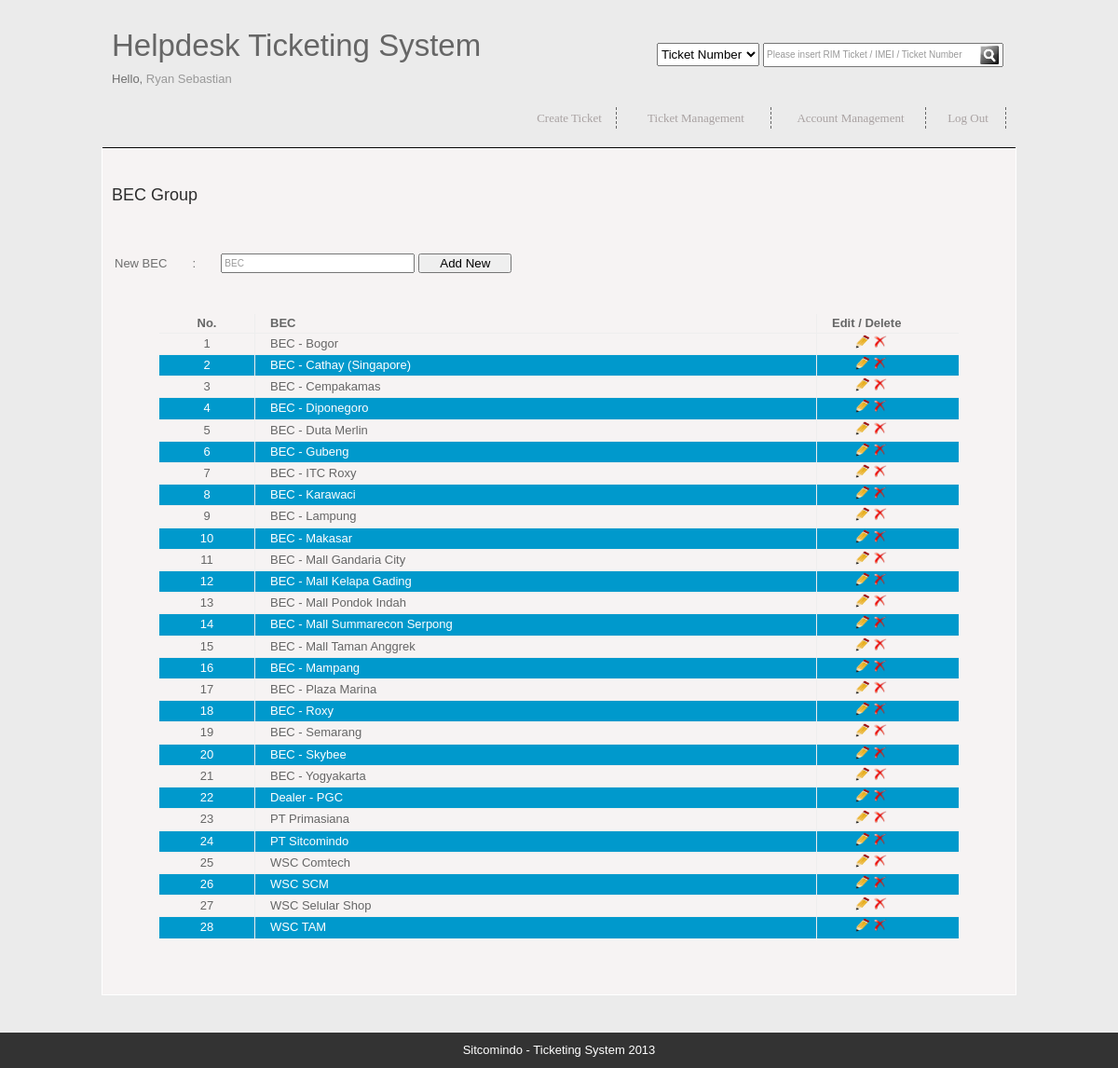
Page /becGroup.php (signed in) on the committed database.
### tables this page shows
CREATE TABLE IF NOT EXISTS `MsUser` (
  `Id` int(11) NOT NULL AUTO_INCREMENT,
  `Name` varchar(100) NOT NULL,
  `Password` varchar(100) NOT NULL,
  `Bec` varchar(100) NOT NULL,
  `Status` varchar(100) NOT NULL,
  `Email` varchar(100) NOT NULL,
  `Nik` varchar(100) NOT NULL,
  PRIMARY KEY (`Id`)
);

CREATE TABLE IF NOT EXISTS `MsBec` (
  `Id` int(11) NOT NULL AUTO_INCREMENT,
  `Bec` varchar(100) NOT NULL,
  PRIMARY KEY (`Id`)
);

### becGroup.php (the view, shortened to what this page needs)
<!DOCTYPE html PUBLIC "-//W3C//DTD XHTML 1.0 Transitional//EN" "http://www.w3.org/TR/xhtml1/DTD/xhtml1-transitional.dtd">
<html xmlns="http://www.w3.org/1999/xhtml">
<head>
<link href="css/templatemo_style.css" rel="stylesheet" type="text/css" />
<link rel="stylesheet" type="text/css" href="css/ddsmoothmenu.css" />
</head>
<body id="subpage">
	<?php require("menu.php"); ?>
<div id="templatemo_main">
    <h4>BEC Group</h4>
            <br /><br />
            <?php addBEC(); ?>
            <br /><br />
            <?php showBEC(); ?>
        <div class="cleaner h40"></div>
</div>
	<?php require("footer.php"); ?>
</body>
</html>
<?php
	function addBEC()
	{
?>
        <form method="post" action="script/addBEC.php">
            <table>
            	 <tr>
                    <td>New BEC</td>
                    <td width="50" align="center">:</td>
                    <td align="center"><input type="text" name="BEC" id="BEC" value="BEC"
                    style="color:#999999;font-size:10px;width:200px;height:15px" onclick="insert1(this)" /></td>
                    <td align="center" colspan="3">
                        <input type="submit" value="Add New" style="width:100px" />
                    </td>
                </tr>
                <tr>
					<td style="color:red" align="center" colspan="4">
                	</td>
                </tr>
            </table>
        </form>
<?php
	}
	function showBEC()
	{
?>
		<table border="1" align="center" style="color:#666666;border-collapse:collapse;border-bottom:hidden;border-top:hidden;border-left:hidden;border-right:hidden">
			<tr>
		<th align="center" width="100">No. </th>
            	<th align="left" width="600"><div style="margin-left:15px">BEC</div></th>
                <th align="left" width="150"><div style="margin-left:15px">Edit / Delete</div></th>
            </tr>
<?php
		$i = 1;
		$query = "select * from MsBec order by Bec";
		$rs = mysql_query($query);
		while($data = mysql_fetch_array($rs))
		{
?>
				<tr <?php if($i%2==0) echo "style='background-color:#0099CC;color:#FFFFFF'"; ?>>
		   <td align="center"><?php echo $i; ?></td>
                   <td align="left"><div style="margin-left:15px"><?php echo $data['Bec']; ?></div></td>
                   <td align="left"><div style="margin-left:40px">
                        <a href="editBEC.php?ID=<?php echo $data['Id']; ?>">
                        	<input type="image" src="images/edit.png" width="15" height="15" />
                        </a>
                        <a href="script/deleteBEC.php?ID=<?php echo $data['Id']; ?>">
                            <input type="image" src="images/delete.png" width="15" height="15" />
                        </a></div>
                   </td>
				</tr>
<?php
		$i++;
        }
?>
		</table>
<?php
	}
?>

### menu.php (shortened to what this page needs)
<!DOCTYPE html PUBLIC "-//W3C//DTD XHTML 1.0 Transitional//EN" "http://www.w3.org/TR/xhtml1/DTD/xhtml1-transitional.dtd">
<html xmlns="http://www.w3.org/1999/xhtml">
<head>
<?php
	$query = "select Status,Name from MsUser where Nik = '".$_SESSION['NIK']."'";
	$rs = mysql_query($query);
	while($data = mysql_fetch_array($rs))
	{
		$status = $data['Status'];
		$nama = $data['Name'];
	}
?>
</head>
<body>
<div id="templatemo_header_wrapper">
	<div id="site_title">
    <a style="color:#666666" href="createTicket.php"><font style="font-size:33px" color="#666666">Helpdesk Ticketing System</font></a><br /><br />
    	Hello, <a style="color:#999999" href="chpass.php?NIK=<?php echo $_SESSION['NIK']; ?>"><?php echo $nama; ?></a>
    </div>
    	<table>
        	<tr>
		<td width="500"></td>
        		<td>
                <form method="post" action="searching.php">
                <select name="type" style="height:25px;margin-top:3px">
                	<option value="ticketNumber">Ticket Number</option>
                </select>
                </td>
                <td>
                <input id="field" type="text" name="Search"  value="Please insert RIM Ticket / IMEI / Ticket Number"
                    style="color:#999999;font-size:10px;width:250px;height:20px" onclick="insert(this)" />
                    <div style="margin-left:233px;margin-top:-23px">
                    	<input type="image" src="images/icon.png" name="image" width="20" height="20"  /></div>
            	</td>
            </tr>
        </table>
     <div id="templatemo_menu" class="ddsmoothmenu">
        <ul>
            <li style="border-right:thin dashed #666666"><a href="createTicket.php" style="width:100px">Create Ticket</a></li>
            <li style="border-right:thin dashed #666666"><a href="#" style="width:160px">Ticket Management</a>
            </li>
            <?php
				if($status=="ADMIN")
				{
			?>
            <li style="border-right:thin dashed #666666"><a href="#" style="width:160px">Account Management</a>
            </li>
            <?php
				}
			?>
            <li style="border-right:thin dashed #666666"><a href="script/dologout.php" style="width:80px">Log Out</a>
        </ul>
        <br style="clear: left" />
    </div>
</div>
</body>
</html>

### css/templatemo_style.css (style rules this page uses)
body { margin: 0; padding: 0; color: #6e6e6e; font-family: Tahoma, Geneva, sans-serif; font-size: 13px; line-height: 1.4em; background-color: #EBEBEB; background-repeat: repeat-x; background-position: top; }
#subpage { background-color: #EBEBEB; }
a, a:link, a:visited { color: #7f0d0d; font-weight: normal; text-decoration: none; }
h1, h2, h3, h4, h5, h6 { color: #2c2c2c; font-weight: normal; }
h4 { font-size: 18px; margin: 0 0 15px; padding: 0; }
.cleaner { clear: both }
.h40 { height: 40px }
#templatemo_header_wrapper { width: 960px; margin: 0 auto; padding: 40px 10px 20px; border-bottom:#000000 solid thin; }
#templatemo_main { width: 960px; margin: 0 auto; padding: 40px 10px 20px; background: #f6f3f3; border: 1px solid #fff; margin-bottom: 40px; }
#site_title { float: left; padding-right: 50px; }
#templatemo_menu { float: right }

### css/ddsmoothmenu.css (style rules this page uses)
.ddsmoothmenu { margin-top: 20px }
.ddsmoothmenu ul { z-index:100; margin: 0; padding: 0; list-style-type: none; }
.ddsmoothmenu ul li { position: relative; display: inline; float: left; }
.ddsmoothmenu ul li a { display: block; height: 23px; width: 74px; margin-left: 5px; line-height: 23px; font-size: 13px; font-family: Georgia, "Times New Roman", Times, serif; color: #a9a2a2; text-align: center; text-decoration: none; font-weight: 400; outline: none; }

### rows in the picture
msuser: Name "Ryan Sebastian"
msbec: Bec "BEC - Bogor"
msbec: Bec "BEC - Cathay (Singapore)"
msbec: Bec "BEC - Cempakamas"
msbec: Bec "BEC - Diponegoro"
msbec: Bec "BEC - Duta Merlin"
msbec: Bec "BEC - Gubeng"
msbec: Bec "BEC - ITC Roxy"
msbec: Bec "BEC - Karawaci"
msbec: Bec "BEC - Lampung"
msbec: Bec "BEC - Makasar"
msbec: Bec "BEC - Mall Gandaria City"
msbec: Bec "BEC - Mall Kelapa Gading"
msbec: Bec "BEC - Mall Pondok Indah"
msbec: Bec "BEC - Mall Summarecon Serpong"
msbec: Bec "BEC - Mall Taman Anggrek"
msbec: Bec "BEC - Mampang"
msbec: Bec "BEC - Plaza Marina"
msbec: Bec "BEC - Roxy"
msbec: Bec "BEC - Semarang"
msbec: Bec "BEC - Skybee"
msbec: Bec "BEC - Yogyakarta"
msbec: Bec "Dealer - PGC"
msbec: Bec "PT Primasiana"
msbec: Bec "PT Sitcomindo"
msbec: Bec "WSC Comtech"
msbec: Bec "WSC SCM"
msbec: Bec "WSC Selular Shop"
msbec: Bec "WSC TAM"
